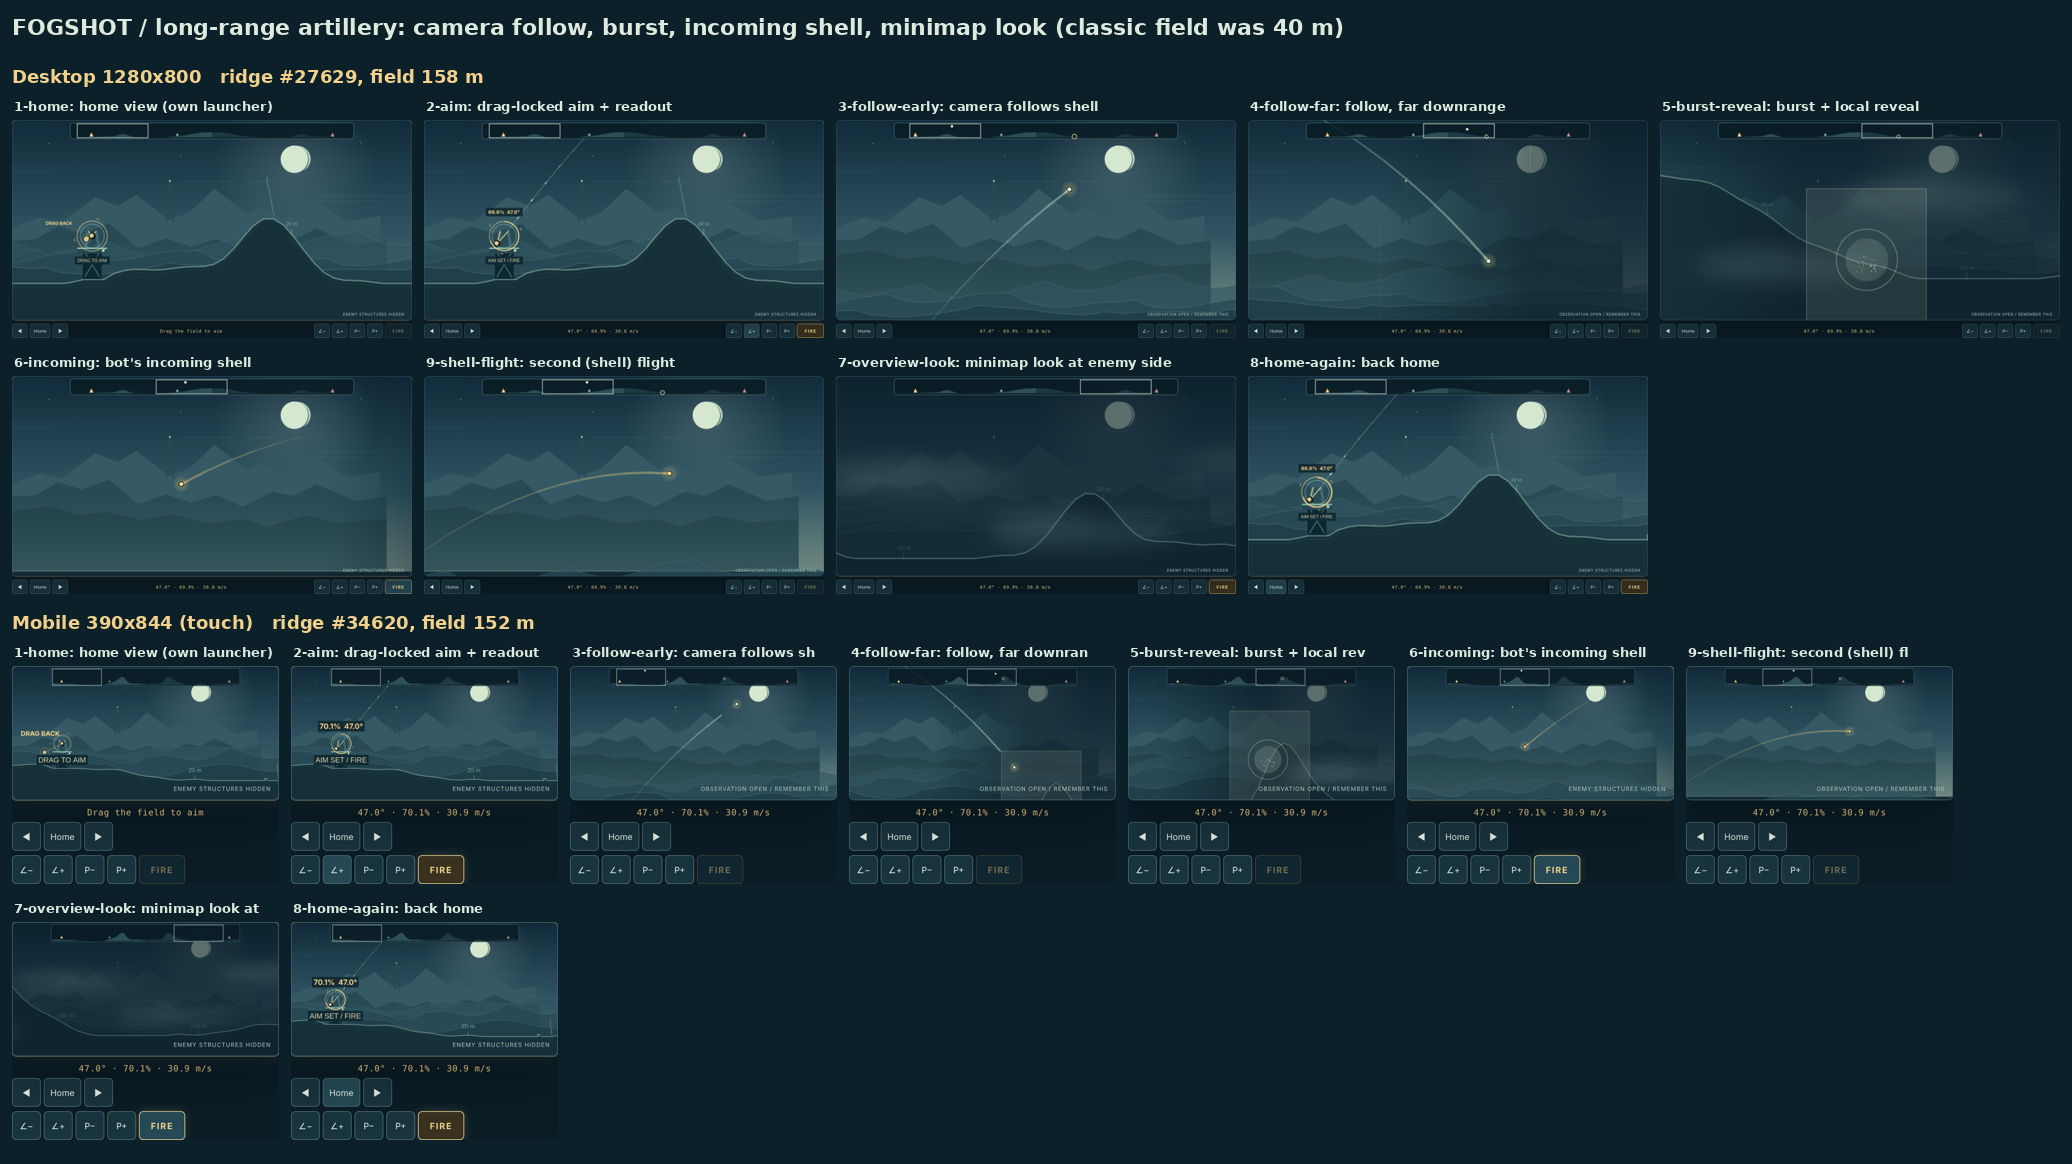

Generate this figure with Python:
"""Compose qa/long-range.png from the captures written by qa/long-playtest.mjs and copy them to qa/long-range/."""
import json
import shutil
import sys
from pathlib import Path
from PIL import Image, ImageDraw, ImageFont

src = Path(sys.argv[1] if len(sys.argv) > 1 else "/tmp/fogshot-long")
here = Path(__file__).resolve().parent
keep = here / "long-range"
keep.mkdir(exist_ok=True)
report = json.loads((src / "long-report.json").read_text())
CAPTIONS = {
    "1-home": "home view (own launcher)", "2-aim": "drag-locked aim + readout", "3-follow-early": "camera follows shell",
    "4-follow-far": "follow, far downrange", "5-burst-reveal": "burst + local reveal", "6-incoming": "bot's incoming shell",
    "7-overview-look": "minimap look at enemy side", "8-home-again": "back home", "9-shell-flight": "second (shell) flight",
}
def font(size):
    for name in ["/usr/share/fonts/truetype/dejavu/DejaVuSans-Bold.ttf", "/usr/share/fonts/truetype/liberation/LiberationSans-Bold.ttf"]:
        if Path(name).exists():
            return ImageFont.truetype(name, size)
    return ImageFont.load_default()
pad, label = 12, 26
rows = []
for run in report["runs"]:
    tiles = []
    for s in run["shots"]:
        p = Path(s["path"])
        if p.exists():
            shutil.copy(p, keep / p.name)
            tiles.append((s, Image.open(p).convert("RGB")))
    rows.append((run, tiles))
# Desktop tiles 400 wide; mobile tiles scaled to the same height as desktop's.
def fit(img, w):
    return img.resize((w, round(img.height * w / img.width)))
desk = [(s, fit(i, 400)) for s, i in rows[0][1]] if rows else []
th = max((i.height for _, i in desk), default=260)
mob = [(s, i.resize((round(i.width * th / i.height), th))) for s, i in (rows[1][1] if len(rows) > 1 else [])]
cols = 5
mw = max((i.width for _, i in mob), default=200)
width = pad + cols * (400 + pad)
sections = []
for run, tiles, tw in [(rows[0][0] if rows else None, desk, 400), (rows[1][0] if len(rows) > 1 else None, mob, mw)]:
    if run is None:
        continue
    per = max(1, (width - pad) // (tw + pad))
    sections.append((run, tiles, tw, per, ((len(tiles) + per - 1) // per) * (th + label + pad)))
height = 60 + sum(34 + h for *_, h in sections) + pad
sheet = Image.new("RGB", (width, height), "#0b2029")
draw = ImageDraw.Draw(sheet)
draw.text((pad, 14), "FOGSHOT / long-range artillery: camera follow, burst, incoming shell, minimap look (classic field was 40 m)", fill="#dfeadf", font=font(22))
y = 60
for run, tiles, tw, per, h in sections:
    f = run["field"]
    name = "Desktop 1280x800" if run["vp"] == "desktop" else "Mobile 390x844 (touch)"
    draw.text((pad, y + 6), f"{name}   ridge #{f['ridge']}, field {f['w']} m", fill="#f1d18b", font=font(18))
    y += 34
    for i, (s, img) in enumerate(tiles):
        x = pad + (i % per) * (tw + pad)
        yy = y + (i // per) * (th + label + pad)
        draw.text((x + 2, yy + 4), f"{s['name']}: {CAPTIONS.get(s['name'], '')}"[:max(14, tw // 8)], fill="#dfeadf", font=font(13))
        sheet.paste(img, (x, yy + label))
    y += h
dest = here / "long-range.png"
sheet.save(dest)
print(dest)
